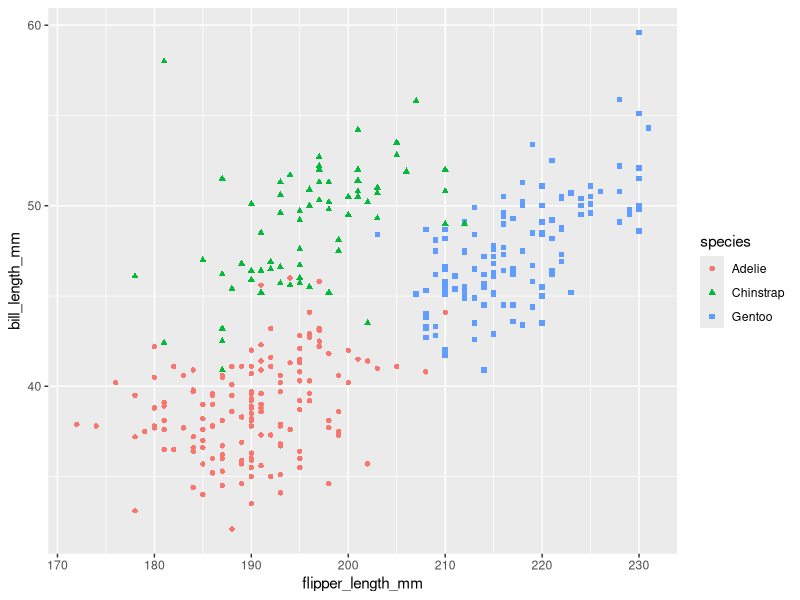

This figure's R source:
## ---- chunk 1
#| label: fig-scatterplot-r
#| fig-cap: "Scatterplot of flipper and bill lengths in R"

library(palmerpenguins) # for data
library(tidyverse)      # for data wrangling and visualization
library(knitr)          # for tables

ggplot(data = penguins, 
       aes(x = flipper_length_mm, 
           y = bill_length_mm)) +
  geom_point(aes(color = species, 
                 shape = species)) 
## ---- chunk 2
#| label: tbl-r
#| tbl-cap: "Summary statistics for flipper and bill lengths"

penguins %>%
  group_by(species) %>%
  summarise(
    `Mean bill length` = mean(bill_length_mm, na.rm = T),
    `Min bill length` = min(bill_length_mm, na.rm = T),
    `Max bill length` = max(bill_length_mm, na.rm = T),
    `Mean flipper length` = mean(flipper_length_mm, na.rm = T),
    `Min flipper length` = min(flipper_length_mm, na.rm = T),
    `Max flipper length` = max(flipper_length_mm, na.rm = T),
    `Correlation, r` = cor(flipper_length_mm, bill_length_mm, use = "complete")
    ) %>%
  kable(digits = c(2, 2, 2, 2, 2))
